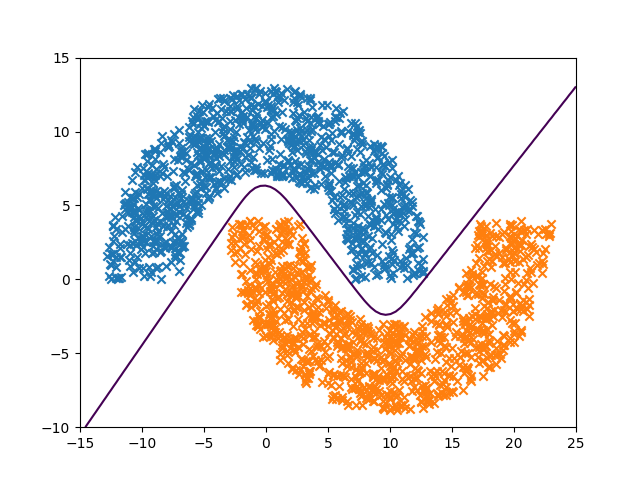

Here is the Python script that generated this plot:


import matplotlib.pyplot as plt
import matplotlib.patches as mpatches
import numpy as np
import math

inertia = 0.1
step_size = 0.1
iterations = 200
TRAIN_RATIO_INVERSE = 3 # inverse of 1/3 is 3
file_name = 'moon_dataset_pairs3000_r10_w6_d-4.npy'
ds = np.load(file_name)
train_length = len(ds)//TRAIN_RATIO_INVERSE
print('train_length = ', train_length)
train_ds = ds[:train_length]
test_ds = ds[train_length:]

def show_samples(dataset):
    A = dataset[dataset[:,2] == 0]
    B = dataset[dataset[:,2] == 1]

    x0 = A[:,0]
    y0 = A[:,1]
    x1 = B[:,0]
    y1 = B[:,1]
    plt.scatter(x0, y0, marker='x')
    plt.scatter(x1, y1, marker='x')

def draw_decision_boundary(w):
    x = np.array([-13-2, 23+2])
    f = lambda x:(-(w[0]-0.5)/w[2] - x*w[1]/w[2])
    #f = lambda x:(w[0] + x*w[1])
    y = np.apply_along_axis(f, 0, x)
    plt.plot(x, y, color='r')

def score(w, dataset):
    correct = 0
    x = np.zeros(3)
    x[0] = 1
    for row in dataset:
        x[1] = row[0]
        x[2] = row[1]
        if w.T.dot(x) >= 0.5:
            y = 1
        else:
            y = 0
        if y == int(row[2]):
            correct += 1
    accuracy = correct / len(dataset)
    print('accuracy is: {}%'.format(accuracy*100))
    return accuracy


def run_least_mean_squares(dataset):
    for iteration in range(iterations):
        for i in range(N):
            e_n = y[i] - h.dot(X[i])
            #print(e_n)
            h = h + step_size * e_n*X[i]

    print('h = ', h)

    draw_decision_boundary(h)

    return h


class multilayer_perceptron:
    def __init__(self, hidden_layers, neurons_per_layer):
        self.w = np.random.rand(hidden_layers+1, neurons_per_layer, neurons_per_layer)
        self.w[hidden_layers] = np.zeros([neurons_per_layer, neurons_per_layer])
        self.w[hidden_layers][0] = np.random.rand(neurons_per_layer)
        self.last_delta_w = np.zeros([hidden_layers+1, neurons_per_layer, neurons_per_layer])
        self.o = np.zeros([hidden_layers+1, neurons_per_layer])
        self.sigma = self.o.copy()
        self.hidden_layers = hidden_layers
        self.neurons_per_layer = neurons_per_layer

    def __str__(self):
        s = ''
        s += 'This is a multilayer perceptron.\n'
        s += 'weights:\n'
        s += str(self.w)
        return s

    def sigma(self, j):
        pass

    def sigmoid(self, v):
        try:
            return 1 / (1+math.exp(-v))
        except OverflowError:
            if v < 0:
                return 0
            else:
                return 1

    def predict(self, Xs, Ys):
        Z = np.zeros(Xs.shape)
        for i in range(Xs.shape[0]):
            for j in range(Xs.shape[1]):
                value = self.forward([1, Xs[i,j], Ys[i, j]])
                Z[i,j] = value
        return Z


    def forward(self, x):
        for i in range(self.hidden_layers+1):
            for j in range(self.neurons_per_layer):
                if i == self.hidden_layers and j > 0:
                    break
                if i == 0:
                    self.o[i, j] = self.sigmoid(self.w[i, j].dot(x))
                else:
                    self.o[i, j] = self.sigmoid(self.w[i, j].dot(self.o[i-1]))
        return self.o[self.hidden_layers, 0]

    def classify(self, x):
        return int(self.forward(x) > 0.5)

    def test_accuracy(self, X, Y):
        n_samples = len(Y)
        correct = 0
        for i in range(n_samples):
            if self.classify(X[i]) == int(Y[i]):
                correct += 1
        correct_rate = correct / n_samples
        print('Correct rate = {}%'.format(correct_rate * 100))
        return correct_rate

    def show_decision_boundary(self, x_min, x_max, y_min, y_max):
        X1 = np.linspace(x_min, x_max, 100)
        X2 = np.linspace(y_min, y_max, 100)
        X, Y = np.meshgrid(X1, X2)
        Z = self.predict(X, Y)

        plt.contour(X, Y, Z, levels=[0.5])


    def backpropagation(self, X, Y, learning_rate):
        n_samples = len(Y)
        for sample in range(n_samples):
            x = X[sample]
            y = Y[sample]
            f = self.forward(x)
            #e = 0.5*(y-f)**2
            for i in range(self.hidden_layers, -1, -1):
                for j in range(self.neurons_per_layer):
                    if i == self.hidden_layers and j > 0:
                        break
                    if i == self.hidden_layers:
                        self.sigma[i, j] = (self.o[i, j]-y)*self.o[i, j]*(1-self.o[i, j])
                    else:
                        self.sigma[i, j] = self.sigma[i+1].dot(self.w[i+1][:,j]) * self.o[i, j] * (1 - self.o[i, j])
                    for k in range(self.neurons_per_layer):
                        if i == 0:
                            self.last_delta_w[i, j, k] = inertia*self.last_delta_w[i, j, k] + (1-inertia)*learning_rate * x[k] * self.sigma[i, j]
                            self.w[i, j, k] -= self.last_delta_w[i, j, k]
                        else:
                            self.last_delta_w[i, j, k] = inertia*self.last_delta_w[i, j, k] + (1-inertia)*learning_rate * self.o[i-1, k] * self.sigma[i, j]
                            self.w[i, j, k] -= self.last_delta_w[i, j, k]

def main():
    print('iterations: ', iterations)
    print('step_size:' , step_size)
    print('inertia:', inertia)
    mp = multilayer_perceptron(1, 3)
    dataset = train_ds
    N = len(dataset)
    p = 3
    y = dataset[:,2:3]
    X = np.append(np.ones([N, 1]), dataset[:,0:p-1], axis=1)
    test_X = np.append(np.ones([len(test_ds), 1]), test_ds[:,0:p-1], axis=1)
    test_y = test_ds[:,2:3]
    for iteration in range(iterations):
        mp.backpropagation(X, y, step_size)
    print(mp)
    mp.test_accuracy(test_X, test_y)

    show_samples(train_ds)
    mp.show_decision_boundary(-15, 25, -10, 15)
    plt.show()
    input('Press enter to continue..')

main()
